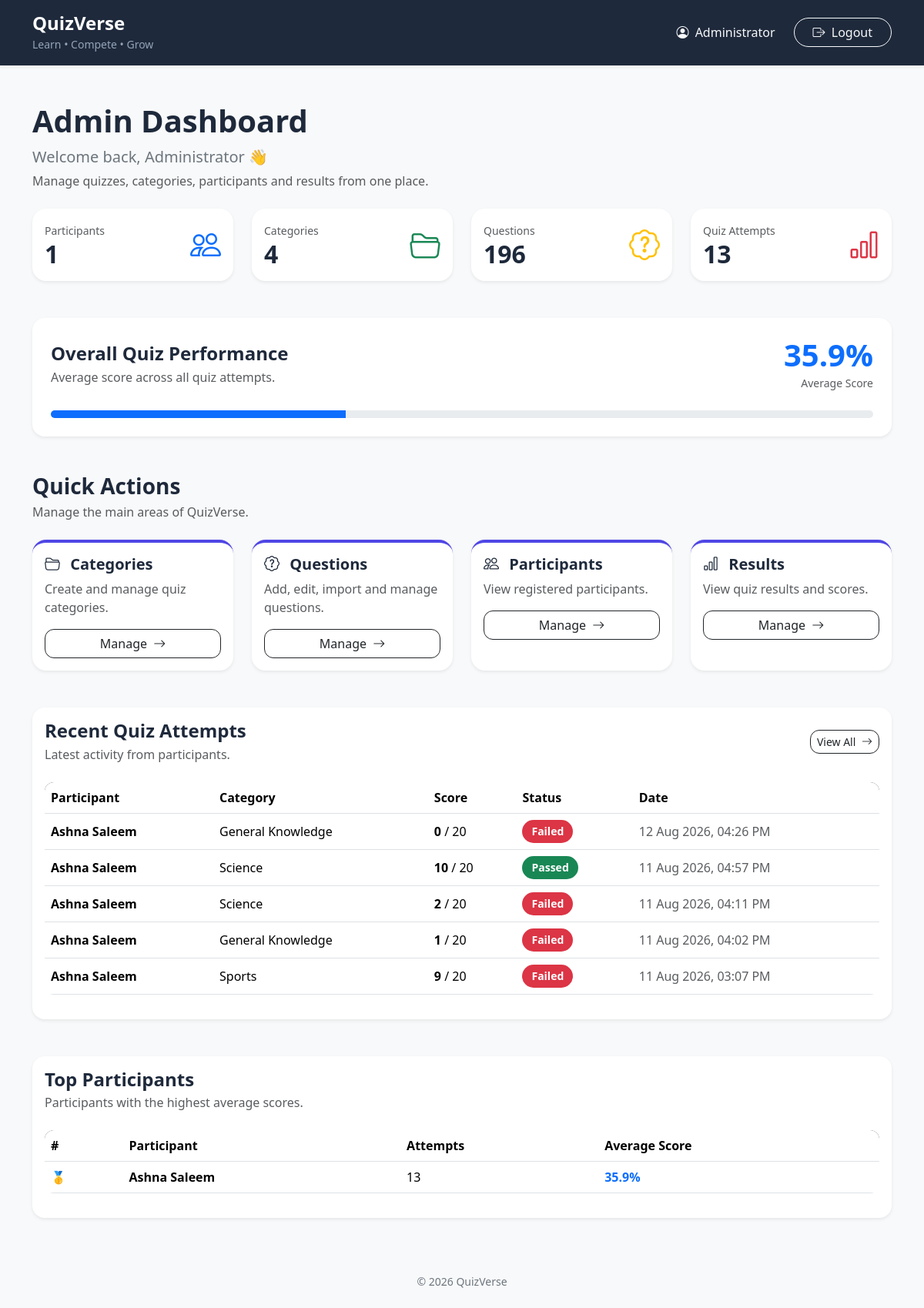
/online-quiz-system/admin/dashboard.php (signed in), run on the app's committed database.
### tables this page shows
CREATE TABLE `quiz_attempts` (
  `id` int(11) NOT NULL,
  `user_id` int(11) NOT NULL,
  `category_id` int(11) NOT NULL,
  `score` int(11) NOT NULL,
  `total_questions` int(11) NOT NULL,
  `attempt_date` timestamp NOT NULL DEFAULT current_timestamp()
);

CREATE TABLE `users` (
  `id` int(11) NOT NULL,
  `name` varchar(100) NOT NULL,
  `email` varchar(100) NOT NULL,
  `password` varchar(255) NOT NULL,
  `role` enum('participant','admin') NOT NULL,
  `created_at` timestamp NOT NULL DEFAULT current_timestamp()
);

CREATE TABLE `categories` (
  `id` int(11) NOT NULL,
  `category_name` varchar(100) NOT NULL,
  `description` text DEFAULT NULL,
  `created_at` timestamp NOT NULL DEFAULT current_timestamp()
);

### online-quiz-system/admin/dashboard.php (the view, shortened to what the rows shown need)
<?php
include("../includes/db.php");
$totalParticipants = mysqli_fetch_assoc(
    mysqli_query(
        $conn,
        "SELECT COUNT(*) AS total
         FROM users
         WHERE role='participant'"
    )
)['total'];
$totalCategories = mysqli_fetch_assoc(
    mysqli_query(
        $conn,
        "SELECT COUNT(*) AS total
         FROM categories"
    )
)['total'];
$totalQuestions = mysqli_fetch_assoc(
    mysqli_query(
        $conn,
        "SELECT COUNT(*) AS total
         FROM questions"
    )
)['total'];
$totalAttempts = mysqli_fetch_assoc(
    mysqli_query(
        $conn,
        "SELECT COUNT(*) AS total
         FROM quiz_attempts"
    )
)['total'];
$recentAttempts = mysqli_query(
    $conn,
    "
    SELECT
        quiz_attempts.id,
        quiz_attempts.score,
        quiz_attempts.total_questions,
        quiz_attempts.attempt_date,
        users.name,
        categories.category_name
    FROM quiz_attempts
    INNER JOIN users
        ON quiz_attempts.user_id = users.id
    INNER JOIN categories
        ON quiz_attempts.category_id = categories.id
    ORDER BY quiz_attempts.attempt_date DESC
    LIMIT 5
    "
);
$topParticipants = mysqli_query(
    $conn,
    "
    SELECT
        users.id,
        users.name,
        COUNT(quiz_attempts.id) AS attempts,
        AVG(
            (quiz_attempts.score /
            quiz_attempts.total_questions) * 100
        ) AS average_score
    FROM users
    INNER JOIN quiz_attempts
        ON users.id = quiz_attempts.user_id
    WHERE users.role='participant'
    AND quiz_attempts.total_questions > 0
    GROUP BY users.id
    ORDER BY average_score DESC
    LIMIT 5
    "
);
include("../includes/header.php");
?>
<!DOCTYPE html>
<html lang="en">
<head>
<link
    href="https://cdn.jsdelivr.net/npm/bootstrap@5.3.7/dist/css/bootstrap.min.css"
    rel="stylesheet"
>
<link
    rel="stylesheet"
    href="../css/style.css"
>
<link
    rel="stylesheet"
    href="https://cdn.jsdelivr.net/npm/bootstrap-icons@1.11.3/font/bootstrap-icons.min.css"
>
</head>
<body class="bg-light">
<div class="container mt-5">
    <h1 class="fw-bold mb-2">
        Admin Dashboard
    </h1>
</div>
<div class="container mt-4">
    <div class="row g-4">
        <div class="col-lg-3 col-md-6">
            <div class="card stats-card shadow-sm h-100">
                <div class="card-body">
                    <div class="d-flex justify-content-between align-items-center">
                        <div>
                            <h2 class="fw-bold mb-0">
                                <?php echo $totalParticipants; ?>
                            </h2>
                        </div>
                    </div>
                </div>
            </div>
        </div>
        <div class="col-lg-3 col-md-6">
            <div class="card stats-card shadow-sm h-100">
                <div class="card-body">
                    <div class="d-flex justify-content-between align-items-center">
                        <div>
                            <h2 class="fw-bold mb-0">
                                <?php echo $totalCategories; ?>
                            </h2>
                        </div>
                    </div>
                </div>
            </div>
        </div>
        <div class="col-lg-3 col-md-6">
            <div class="card stats-card shadow-sm h-100">
                <div class="card-body">
                    <div class="d-flex justify-content-between align-items-center">
                        <div>
                            <h2 class="fw-bold mb-0">
                                <?php echo $totalQuestions; ?>
                            </h2>
                        </div>
                    </div>
                </div>
            </div>
        </div>
        <div class="col-lg-3 col-md-6">
            <div class="card stats-card shadow-sm h-100">
                <div class="card-body">
                    <div class="d-flex justify-content-between align-items-center">
                        <div>
                            <h2 class="fw-bold mb-0">
                                <?php echo $totalAttempts; ?>
                            </h2>
                        </div>
                    </div>
                </div>
            </div>
        </div>
    </div>
</div>
<div class="container mb-5">
    <div class="card shadow-sm border-0">
        <div class="card-body">
            <div class="table-responsive">
                <table class="table align-middle">
                    <thead>
                        <tr>
                            <th>
                                Participant
                            </th>
                            <th>
                                Category
                            </th>
                            <th>
                                Score
                            </th>
                            <th>
                                Status
                            </th>
                            <th>
                                Date
                            </th>
                        </tr>
                    </thead>
                    <tbody>
                    <?php
                    if(mysqli_num_rows($recentAttempts) == 0)
                    {
                    ?>
                        <tr>
                            <td
                                colspan="5"
                                class="text-center text-muted py-4"
                            >
                                No quiz attempts yet.
                            </td>
                        </tr>
                    <?php
                    }
                    else
                    {
                        while(
                            $attempt =
                            mysqli_fetch_assoc($recentAttempts)
                        )
                        {
                            $percentage =
                                $attempt['total_questions'] > 0
                                ?
                                (
                                    $attempt['score']
                                    /
                                    $attempt['total_questions']
                                ) * 100
                                :
                                0;
                    ?>
                        <tr>
                            <td class="fw-semibold">
                                <?php
                                echo htmlspecialchars(
                                    $attempt['name']
                                );
                                ?>
                            </td>
                            <td>
                                <?php
                                echo htmlspecialchars(
                                    $attempt['category_name']
                                );
                                ?>
                            </td>
                            <td>
                                <strong>
                                    <?php
                                    echo $attempt['score'];
                                    ?>
                                </strong>
                                /
                                <?php
                                echo $attempt['total_questions'];
                                ?>
                            </td>
                            <td>
                                <?php
                                if($percentage >= 50)
                                {
                                ?>
                                    <span class="badge bg-success">
                                        Passed
                                    </span>
                                <?php
                                }
                                else
                                {
                                ?>
                                    <span class="badge bg-danger">
                                        Failed
                                    </span>
                                <?php
                                }
                                ?>
                            </td>
                            <td class="text-muted">
                                <?php
                                echo date(
                                    "d M Y, h:i A",
                                    strtotime(
                                        $attempt['attempt_date']
                                    )
                                );
                                ?>
                            </td>
                        </tr>
                    <?php
                        }
                    }
                    ?>
                    </tbody>
                </table>
            </div>
        </div>
    </div>
</div>
<div class="container mb-5">
    <div class="card shadow-sm border-0">
        <div class="card-body">
            <div class="table-responsive">
                <table class="table align-middle">
                    <thead>
                        <tr>
                            <th>
                                #
                            </th>
                            <th>
                                Participant
                            </th>
                            <th>
                                Attempts
                            </th>
                            <th>
                                Average Score
                            </th>
                        </tr>
                    </thead>
                    <tbody>
                    <?php
                    if(mysqli_num_rows($topParticipants) == 0)
                    {
                    ?>
                        <tr>
                            <td
                                colspan="4"
                                class="text-center text-muted py-4"
                            >
                                No participant results yet.
                            </td>
                        </tr>
                    <?php
                    }
                    else
                    {
                        $rank = 1;
                        while(
                            $participant =
                            mysqli_fetch_assoc($topParticipants)
                        )
                        {
                    ?>
                        <tr>
                            <td>
                                <?php
                                if($rank == 1)
                                {
                                    echo "🥇";
                                }
                                elseif($rank == 2)
                                {
                                    echo "🥈";
                                }
                                elseif($rank == 3)
                                {
                                    echo "🥉";
                                }
                                else
                                {
                                    echo $rank;
                                }
                                ?>
                            </td>
                            <td class="fw-semibold">
                                <?php
                                echo htmlspecialchars(
                                    $participant['name']
                                );
                                ?>
                            </td>
                            <td>
                                <?php
                                echo $participant['attempts'];
                                ?>
                            </td>
                            <td>
                                <span class="fw-bold text-primary">
                                    <?php
                                    echo number_format(
                                        $participant['average_score'],
                                        1
                                    );
                                    ?>%
                                </span>
                            </td>
                        </tr>
                    <?php
                            $rank++;
                        }
                    }
                    ?>
                    </tbody>
                </table>
            </div>
        </div>
    </div>
</div>
<?php include("../includes/footer.php"); ?>
</body>
</html>

### data on the page
quiz_attempts: user.name "Ashna Saleem", category.category_name "General Knowledge", score "0", total_questions "20", shows "Failed", attempt_date "12 Aug 2026, 04:26 PM"
quiz_attempts: user.name "Ashna Saleem", category.category_name "Science", score "10", total_questions "20", shows "Passed", attempt_date "11 Aug 2026, 04:57 PM"
quiz_attempts: user.name "Ashna Saleem", category.category_name "Science", score "2", total_questions "20", shows "Failed", attempt_date "11 Aug 2026, 04:11 PM"
quiz_attempts: user.name "Ashna Saleem", category.category_name "General Knowledge", score "1", total_questions "20", shows "Failed", attempt_date "11 Aug 2026, 04:02 PM"
quiz_attempts: user.name "Ashna Saleem", category.category_name "Sports", score "9", total_questions "20", shows "Failed", attempt_date "11 Aug 2026, 03:07 PM"
users: name "Ashna Saleem", attempts "13", average_score "35.9"

### other printed values
$totalParticipants "1"
$totalCategories "4"
$totalQuestions "196"
$totalAttempts "13"
$averageScore "35.9"
